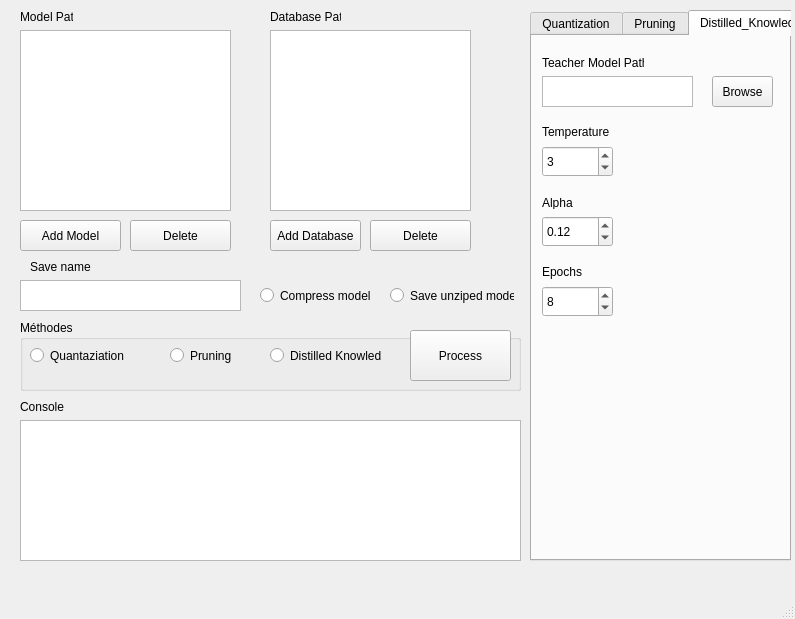
<?xml version="1.0" encoding="UTF-8"?>
<ui version="4.0">
 <class>DNNOptimizer</class>
 <widget class="QMainWindow" name="DNNOptimizer">
  <property name="geometry">
   <rect>
    <x>0</x>
    <y>0</y>
    <width>795</width>
    <height>619</height>
   </rect>
  </property>
  <property name="windowTitle">
   <string>DNN Optimizer</string>
  </property>
  <property name="tabShape">
   <enum>QTabWidget::Triangular</enum>
  </property>
  <widget class="QWidget" name="centralwidget">
   <widget class="QGroupBox" name="SelectionBox">
    <property name="geometry">
     <rect>
      <x>20</x>
      <y>320</y>
      <width>501</width>
      <height>71</height>
     </rect>
    </property>
    <property name="title">
     <string>Méthodes</string>
    </property>
    <widget class="QPushButton" name="Process">
     <property name="geometry">
      <rect>
       <x>390</x>
       <y>10</y>
       <width>101</width>
       <height>51</height>
      </rect>
     </property>
     <property name="text">
      <string>Process</string>
     </property>
    </widget>
    <widget class="QRadioButton" name="Distilled_Knowledge">
     <property name="geometry">
      <rect>
       <x>250</x>
       <y>10</y>
       <width>111</width>
       <height>51</height>
      </rect>
     </property>
     <property name="text">
      <string>Distilled Knowledge</string>
     </property>
     <property name="autoExclusive">
      <bool>false</bool>
     </property>
    </widget>
    <widget class="QRadioButton" name="Pruning">
     <property name="geometry">
      <rect>
       <x>150</x>
       <y>10</y>
       <width>61</width>
       <height>51</height>
      </rect>
     </property>
     <property name="text">
      <string>Pruning</string>
     </property>
     <property name="autoExclusive">
      <bool>false</bool>
     </property>
    </widget>
    <widget class="QRadioButton" name="Quantaziation">
     <property name="geometry">
      <rect>
       <x>10</x>
       <y>10</y>
       <width>101</width>
       <height>51</height>
      </rect>
     </property>
     <property name="text">
      <string>Quantaziation</string>
     </property>
     <property name="autoExclusive">
      <bool>false</bool>
     </property>
    </widget>
   </widget>
   <widget class="QTabWidget" name="Tab">
    <property name="geometry">
     <rect>
      <x>530</x>
      <y>10</y>
      <width>261</width>
      <height>551</height>
     </rect>
    </property>
    <property name="sizePolicy">
     <sizepolicy hsizetype="Expanding" vsizetype="Expanding">
      <horstretch>0</horstretch>
      <verstretch>0</verstretch>
     </sizepolicy>
    </property>
    <property name="minimumSize">
     <size>
      <width>108</width>
      <height>0</height>
     </size>
    </property>
    <property name="tabPosition">
     <enum>QTabWidget::North</enum>
    </property>
    <property name="tabShape">
     <enum>QTabWidget::Rounded</enum>
    </property>
    <property name="currentIndex">
     <number>2</number>
    </property>
    <property name="usesScrollButtons">
     <bool>false</bool>
    </property>
    <widget class="QWidget" name="Quantization_Menu">
     <property name="toolTip">
      <string/>
     </property>
     <property name="accessibleName">
      <string/>
     </property>
     <attribute name="title">
      <string>Quantization</string>
     </attribute>
     <widget class="QLabel" name="label_2">
      <property name="geometry">
       <rect>
        <x>10</x>
        <y>10</y>
        <width>81</width>
        <height>31</height>
       </rect>
      </property>
      <property name="text">
       <string>Desired Format </string>
      </property>
     </widget>
     <widget class="QComboBox" name="DesiredFormatCB">
      <property name="geometry">
       <rect>
        <x>10</x>
        <y>40</y>
        <width>121</width>
        <height>31</height>
       </rect>
      </property>
     </widget>
    </widget>
    <widget class="QWidget" name="Pruning_Menu">
     <attribute name="title">
      <string>Pruning</string>
     </attribute>
     <widget class="QLabel" name="label_3">
      <property name="geometry">
       <rect>
        <x>10</x>
        <y>10</y>
        <width>71</width>
        <height>31</height>
       </rect>
      </property>
      <property name="text">
       <string>Pruning Ratio </string>
      </property>
     </widget>
     <widget class="QLabel" name="label_4">
      <property name="geometry">
       <rect>
        <x>10</x>
        <y>80</y>
        <width>71</width>
        <height>31</height>
       </rect>
      </property>
      <property name="text">
       <string>Epochs </string>
      </property>
     </widget>
     <widget class="QDoubleSpinBox" name="PruningRatioSB">
      <property name="geometry">
       <rect>
        <x>10</x>
        <y>40</y>
        <width>71</width>
        <height>31</height>
       </rect>
      </property>
      <property name="maximum">
       <double>1.000000000000000</double>
      </property>
      <property name="singleStep">
       <double>0.010000000000000</double>
      </property>
      <property name="value">
       <double>0.760000000000000</double>
      </property>
     </widget>
     <widget class="QSpinBox" name="PruningEpochsSB">
      <property name="geometry">
       <rect>
        <x>10</x>
        <y>110</y>
        <width>71</width>
        <height>31</height>
       </rect>
      </property>
      <property name="minimum">
       <number>1</number>
      </property>
      <property name="maximum">
       <number>1000000</number>
      </property>
      <property name="value">
       <number>1</number>
      </property>
     </widget>
     <widget class="QRadioButton" name="ConvertTFLite">
      <property name="geometry">
       <rect>
        <x>10</x>
        <y>170</y>
        <width>107</width>
        <height>31</height>
       </rect>
      </property>
      <property name="text">
       <string>Convert to TFLite</string>
      </property>
      <property name="autoExclusive">
       <bool>false</bool>
      </property>
     </widget>
    </widget>
    <widget class="QWidget" name="Distilled_Knowledge_menu">
     <attribute name="title">
      <string>Distilled_Knowledge</string>
     </attribute>
     <widget class="QLabel" name="label_5">
      <property name="geometry">
       <rect>
        <x>10</x>
        <y>80</y>
        <width>71</width>
        <height>31</height>
       </rect>
      </property>
      <property name="text">
       <string>Temperature </string>
      </property>
     </widget>
     <widget class="QSpinBox" name="TemperatureSB">
      <property name="geometry">
       <rect>
        <x>10</x>
        <y>110</y>
        <width>71</width>
        <height>31</height>
       </rect>
      </property>
      <property name="minimum">
       <number>1</number>
      </property>
      <property name="maximum">
       <number>1000000</number>
      </property>
      <property name="value">
       <number>3</number>
      </property>
     </widget>
     <widget class="QLabel" name="label_6">
      <property name="geometry">
       <rect>
        <x>10</x>
        <y>20</y>
        <width>102</width>
        <height>13</height>
       </rect>
      </property>
      <property name="text">
       <string>Teacher Model Path </string>
      </property>
      <property name="scaledContents">
       <bool>false</bool>
      </property>
     </widget>
     <widget class="QTextEdit" name="Teacher_Model_Path">
      <property name="geometry">
       <rect>
        <x>10</x>
        <y>40</y>
        <width>151</width>
        <height>31</height>
       </rect>
      </property>
      <property name="font">
       <font>
        <pointsize>11</pointsize>
       </font>
      </property>
      <property name="verticalScrollBarPolicy">
       <enum>Qt::ScrollBarAlwaysOff</enum>
      </property>
      <property name="horizontalScrollBarPolicy">
       <enum>Qt::ScrollBarAlwaysOff</enum>
      </property>
      <property name="lineWrapMode">
       <enum>QTextEdit::NoWrap</enum>
      </property>
      <property name="acceptRichText">
       <bool>false</bool>
      </property>
     </widget>
     <widget class="QPushButton" name="Browse_Teacher_Model">
      <property name="geometry">
       <rect>
        <x>180</x>
        <y>40</y>
        <width>61</width>
        <height>31</height>
       </rect>
      </property>
      <property name="text">
       <string>Browse</string>
      </property>
     </widget>
     <widget class="QLabel" name="label">
      <property name="geometry">
       <rect>
        <x>10</x>
        <y>160</y>
        <width>47</width>
        <height>13</height>
       </rect>
      </property>
      <property name="text">
       <string>Alpha</string>
      </property>
     </widget>
     <widget class="QDoubleSpinBox" name="AlphaSB">
      <property name="geometry">
       <rect>
        <x>10</x>
        <y>180</y>
        <width>71</width>
        <height>31</height>
       </rect>
      </property>
      <property name="maximum">
       <double>1.000000000000000</double>
      </property>
      <property name="singleStep">
       <double>0.010000000000000</double>
      </property>
      <property name="value">
       <double>0.120000000000000</double>
      </property>
     </widget>
     <widget class="QSpinBox" name="DKEpochsSB">
      <property name="geometry">
       <rect>
        <x>10</x>
        <y>250</y>
        <width>71</width>
        <height>31</height>
       </rect>
      </property>
      <property name="minimum">
       <number>1</number>
      </property>
      <property name="maximum">
       <number>1000000</number>
      </property>
      <property name="value">
       <number>8</number>
      </property>
     </widget>
     <widget class="QLabel" name="label_11">
      <property name="geometry">
       <rect>
        <x>10</x>
        <y>220</y>
        <width>71</width>
        <height>31</height>
       </rect>
      </property>
      <property name="text">
       <string>Epochs</string>
      </property>
     </widget>
    </widget>
   </widget>
   <widget class="QLabel" name="label_7">
    <property name="geometry">
     <rect>
      <x>270</x>
      <y>10</y>
      <width>71</width>
      <height>13</height>
     </rect>
    </property>
    <property name="text">
     <string>Database Path</string>
    </property>
   </widget>
   <widget class="QLabel" name="label_8">
    <property name="geometry">
     <rect>
      <x>20</x>
      <y>10</y>
      <width>53</width>
      <height>13</height>
     </rect>
    </property>
    <property name="text">
     <string>Model Path</string>
    </property>
   </widget>
   <widget class="QPlainTextEdit" name="Console">
    <property name="geometry">
     <rect>
      <x>20</x>
      <y>420</y>
      <width>501</width>
      <height>141</height>
     </rect>
    </property>
    <property name="palette">
     <palette>
      <active>
       <colorrole role="Text">
        <brush brushstyle="SolidPattern">
         <color alpha="255">
          <red>255</red>
          <green>0</green>
          <blue>0</blue>
         </color>
        </brush>
       </colorrole>
      </active>
      <inactive>
       <colorrole role="Text">
        <brush brushstyle="SolidPattern">
         <color alpha="255">
          <red>255</red>
          <green>0</green>
          <blue>0</blue>
         </color>
        </brush>
       </colorrole>
      </inactive>
      <disabled>
       <colorrole role="Text">
        <brush brushstyle="SolidPattern">
         <color alpha="255">
          <red>120</red>
          <green>120</green>
          <blue>120</blue>
         </color>
        </brush>
       </colorrole>
      </disabled>
     </palette>
    </property>
    <property name="font">
     <font>
      <pointsize>10</pointsize>
     </font>
    </property>
    <property name="horizontalScrollBarPolicy">
     <enum>Qt::ScrollBarAsNeeded</enum>
    </property>
    <property name="sizeAdjustPolicy">
     <enum>QAbstractScrollArea::AdjustToContents</enum>
    </property>
    <property name="lineWrapMode">
     <enum>QPlainTextEdit::NoWrap</enum>
    </property>
    <property name="readOnly">
     <bool>true</bool>
    </property>
   </widget>
   <widget class="QLabel" name="label_9">
    <property name="geometry">
     <rect>
      <x>20</x>
      <y>400</y>
      <width>47</width>
      <height>13</height>
     </rect>
    </property>
    <property name="text">
     <string>Console</string>
    </property>
   </widget>
   <widget class="QTextEdit" name="SaveName">
    <property name="geometry">
     <rect>
      <x>20</x>
      <y>280</y>
      <width>221</width>
      <height>31</height>
     </rect>
    </property>
    <property name="font">
     <font>
      <pointsize>11</pointsize>
     </font>
    </property>
    <property name="autoFillBackground">
     <bool>false</bool>
    </property>
    <property name="verticalScrollBarPolicy">
     <enum>Qt::ScrollBarAlwaysOff</enum>
    </property>
    <property name="horizontalScrollBarPolicy">
     <enum>Qt::ScrollBarAlwaysOff</enum>
    </property>
    <property name="lineWrapMode">
     <enum>QTextEdit::NoWrap</enum>
    </property>
    <property name="acceptRichText">
     <bool>false</bool>
    </property>
   </widget>
   <widget class="QLabel" name="label_10">
    <property name="geometry">
     <rect>
      <x>30</x>
      <y>260</y>
      <width>71</width>
      <height>13</height>
     </rect>
    </property>
    <property name="text">
     <string>Save name</string>
    </property>
   </widget>
   <widget class="QRadioButton" name="Compressed">
    <property name="geometry">
     <rect>
      <x>260</x>
      <y>280</y>
      <width>124</width>
      <height>31</height>
     </rect>
    </property>
    <property name="text">
     <string>Compress model</string>
    </property>
    <property name="autoExclusive">
     <bool>false</bool>
    </property>
   </widget>
   <widget class="QRadioButton" name="SaveUnziped">
    <property name="enabled">
     <bool>true</bool>
    </property>
    <property name="geometry">
     <rect>
      <x>390</x>
      <y>280</y>
      <width>124</width>
      <height>31</height>
     </rect>
    </property>
    <property name="text">
     <string>Save unziped model</string>
    </property>
    <property name="autoExclusive">
     <bool>false</bool>
    </property>
   </widget>
   <widget class="QTreeView" name="ModelView">
    <property name="geometry">
     <rect>
      <x>20</x>
      <y>30</y>
      <width>211</width>
      <height>181</height>
     </rect>
    </property>
    <property name="sizeAdjustPolicy">
     <enum>QAbstractScrollArea::AdjustIgnored</enum>
    </property>
    <attribute name="headerCascadingSectionResizes">
     <bool>true</bool>
    </attribute>
    <attribute name="headerDefaultSectionSize">
     <number>150</number>
    </attribute>
    <attribute name="headerMinimumSectionSize">
     <number>25</number>
    </attribute>
    <attribute name="headerShowSortIndicator" stdset="0">
     <bool>true</bool>
    </attribute>
    <attribute name="headerStretchLastSection">
     <bool>true</bool>
    </attribute>
   </widget>
   <widget class="QTreeView" name="DatabaseView">
    <property name="geometry">
     <rect>
      <x>270</x>
      <y>30</y>
      <width>201</width>
      <height>181</height>
     </rect>
    </property>
    <attribute name="headerDefaultSectionSize">
     <number>150</number>
    </attribute>
    <attribute name="headerMinimumSectionSize">
     <number>25</number>
    </attribute>
    <attribute name="headerShowSortIndicator" stdset="0">
     <bool>true</bool>
    </attribute>
   </widget>
   <widget class="QPushButton" name="Browse_Model">
    <property name="geometry">
     <rect>
      <x>20</x>
      <y>220</y>
      <width>101</width>
      <height>31</height>
     </rect>
    </property>
    <property name="text">
     <string>Add Model</string>
    </property>
   </widget>
   <widget class="QPushButton" name="Browse_Database">
    <property name="geometry">
     <rect>
      <x>270</x>
      <y>220</y>
      <width>91</width>
      <height>31</height>
     </rect>
    </property>
    <property name="text">
     <string>Add Database</string>
    </property>
   </widget>
   <widget class="QPushButton" name="Delete_Model">
    <property name="geometry">
     <rect>
      <x>130</x>
      <y>220</y>
      <width>101</width>
      <height>31</height>
     </rect>
    </property>
    <property name="text">
     <string>Delete</string>
    </property>
   </widget>
   <widget class="QPushButton" name="Delete_Database">
    <property name="geometry">
     <rect>
      <x>370</x>
      <y>220</y>
      <width>101</width>
      <height>31</height>
     </rect>
    </property>
    <property name="text">
     <string>Delete</string>
    </property>
   </widget>
  </widget>
  <widget class="QMenuBar" name="menubar">
   <property name="geometry">
    <rect>
     <x>0</x>
     <y>0</y>
     <width>795</width>
     <height>21</height>
    </rect>
   </property>
  </widget>
  <widget class="QStatusBar" name="statusbar"/>
 </widget>
 <resources/>
 <connections/>
</ui>
